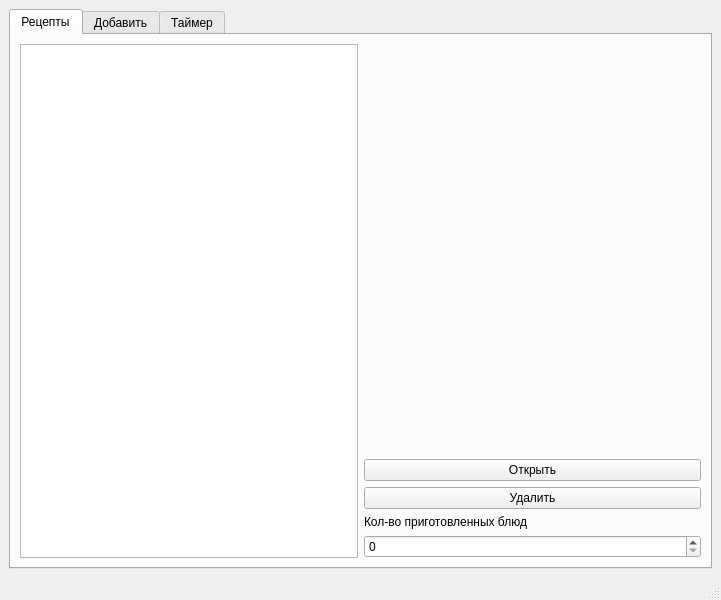
<?xml version="1.0" encoding="UTF-8"?>
<ui version="4.0">
 <class>MainWindow</class>
 <widget class="QMainWindow" name="MainWindow">
  <property name="geometry">
   <rect>
    <x>0</x>
    <y>0</y>
    <width>721</width>
    <height>600</height>
   </rect>
  </property>
  <property name="windowTitle">
   <string>MainWindow</string>
  </property>
  <widget class="QWidget" name="centralwidget">
   <layout class="QGridLayout" name="gridLayout">
    <item row="0" column="0">
     <widget class="QTabWidget" name="tabWidget">
      <property name="currentIndex">
       <number>0</number>
      </property>
      <widget class="QWidget" name="tab">
       <attribute name="title">
        <string>Рецепты</string>
       </attribute>
       <layout class="QGridLayout" name="gridLayout_2">
        <item row="0" column="0">
         <layout class="QHBoxLayout" name="horizontalLayout" stretch="1,1">
          <item>
           <widget class="QListWidget" name="recipes_list"/>
          </item>
          <item>
           <layout class="QVBoxLayout" name="elements" stretch="0,0,0,0,0">
            <item>
             <spacer name="verticalSpacer">
              <property name="orientation">
               <enum>Qt::Vertical</enum>
              </property>
              <property name="sizeHint" stdset="0">
               <size>
                <width>20</width>
                <height>40</height>
               </size>
              </property>
             </spacer>
            </item>
            <item>
             <widget class="QPushButton" name="open_Button">
              <property name="text">
               <string>Открыть</string>
              </property>
             </widget>
            </item>
            <item>
             <widget class="QPushButton" name="del_Button">
              <property name="text">
               <string>Удалить</string>
              </property>
             </widget>
            </item>
            <item>
             <widget class="QLabel" name="label_2">
              <property name="text">
               <string>Кол-во приготовленных блюд</string>
              </property>
             </widget>
            </item>
            <item>
             <widget class="QSpinBox" name="count_ready"/>
            </item>
           </layout>
          </item>
         </layout>
        </item>
       </layout>
      </widget>
      <widget class="QWidget" name="tab_2">
       <attribute name="title">
        <string>Добавить</string>
       </attribute>
       <layout class="QGridLayout" name="gridLayout_3">
        <item row="0" column="0">
         <layout class="QVBoxLayout" name="verticalLayout" stretch="2,1">
          <property name="spacing">
           <number>6</number>
          </property>
          <item>
           <layout class="QVBoxLayout" name="verticalLayout_5">
            <item>
             <widget class="QLabel" name="art">
              <property name="text">
               <string/>
              </property>
             </widget>
            </item>
           </layout>
          </item>
          <item>
           <layout class="QVBoxLayout" name="verticalLayout_6">
            <item>
             <widget class="QPushButton" name="addButton">
              <property name="text">
               <string>Добавить</string>
              </property>
             </widget>
            </item>
           </layout>
          </item>
         </layout>
        </item>
       </layout>
      </widget>
      <widget class="QWidget" name="tab_3">
       <attribute name="title">
        <string>Таймер</string>
       </attribute>
       <layout class="QGridLayout" name="gridLayout_4">
        <item row="0" column="0">
         <layout class="QVBoxLayout" name="verticalLayout_2" stretch="7,5,0,0,0">
          <item>
           <widget class="QLCDNumber" name="time"/>
          </item>
          <item>
           <widget class="QTimeEdit" name="cnt_time"/>
          </item>
          <item>
           <widget class="QPushButton" name="start_Button">
            <property name="text">
             <string>Старт</string>
            </property>
           </widget>
          </item>
          <item>
           <widget class="QPushButton" name="stop_Button">
            <property name="text">
             <string>Стоп</string>
            </property>
           </widget>
          </item>
          <item>
           <widget class="QLabel" name="label">
            <property name="font">
             <font>
              <weight>75</weight>
              <italic>false</italic>
              <bold>true</bold>
              <underline>false</underline>
              <strikeout>false</strikeout>
             </font>
            </property>
            <property name="text">
             <string>часы:минуты</string>
            </property>
           </widget>
          </item>
         </layout>
        </item>
       </layout>
      </widget>
     </widget>
    </item>
   </layout>
  </widget>
  <widget class="QMenuBar" name="menubar">
   <property name="geometry">
    <rect>
     <x>0</x>
     <y>0</y>
     <width>721</width>
     <height>21</height>
    </rect>
   </property>
  </widget>
  <widget class="QStatusBar" name="statusbar"/>
 </widget>
 <resources/>
 <connections/>
</ui>
